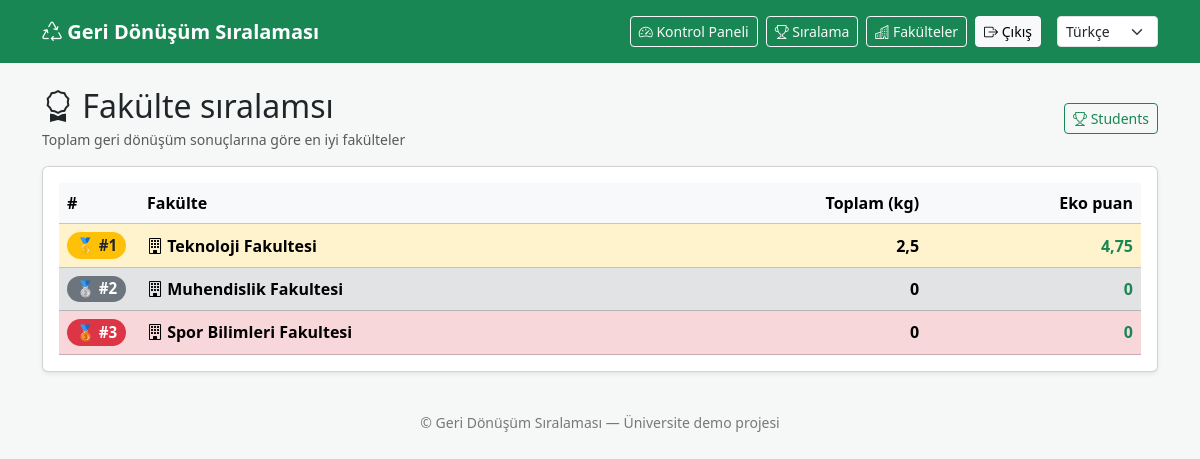
The page /faculties/ (signed in) on the database as committed earlier.
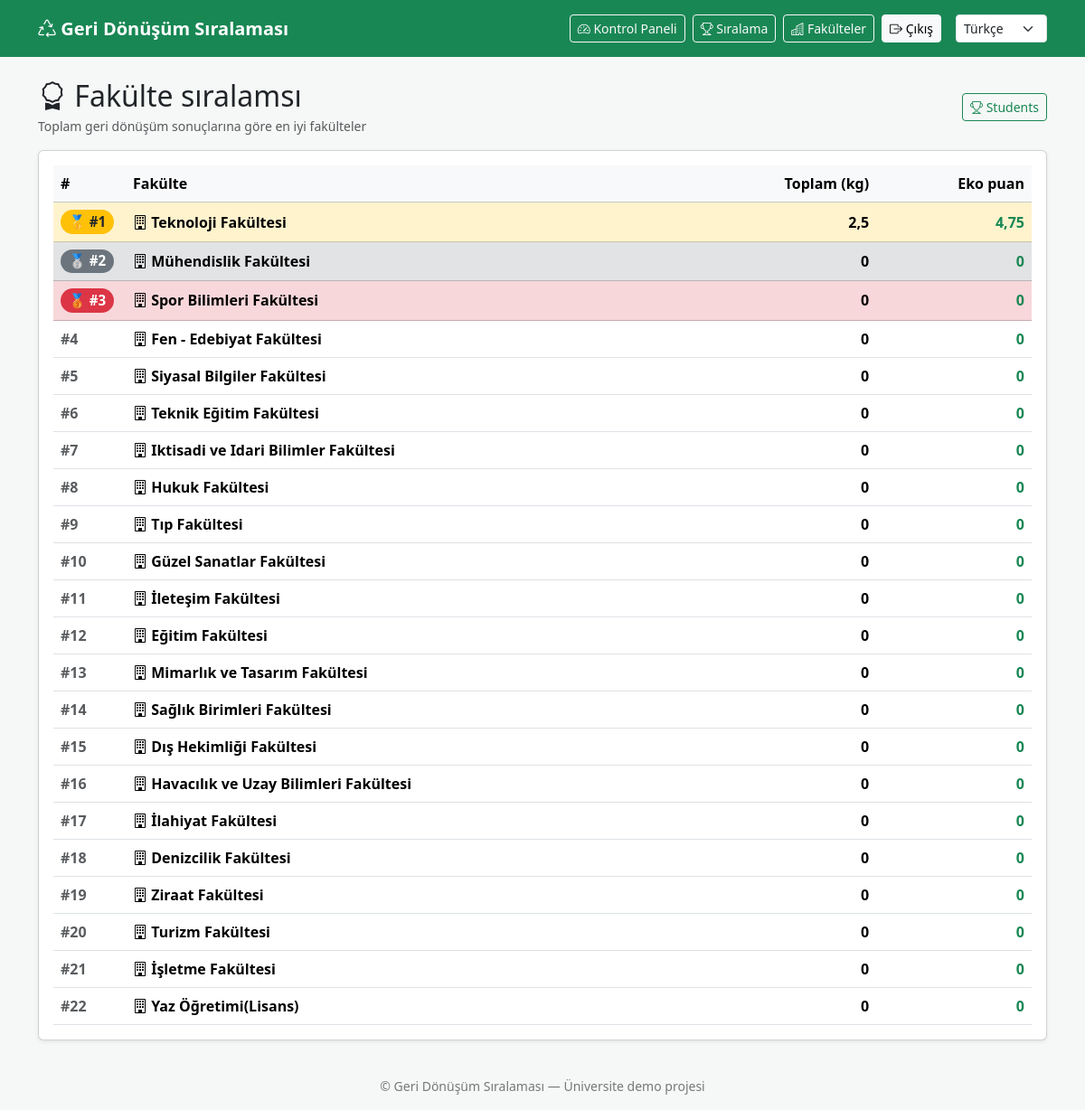
The same page on the database as committed later.
### core/models.py (models this page shows, shortened)
class Faculty(models.Model):
    name = models.CharField(max_length=120, unique=True)

### core/views.py (the view)
# urls.py: path("faculties/", leaderboard_faculties_view, name="leaderboard_faculties"),
@login_required
def leaderboard_faculties_view(request):
    faculties = Faculty.objects.all()
    data = []
    for faculty in faculties:
        qs = WasteEntry.objects.filter(user__profile__faculty=faculty)
        total_kg = qs.aggregate(total=Sum("weight_kg"))["total"] or 0
        by_cat = qs.values("category").annotate(total=Sum("weight_kg"))
        eco_score = 0
        for row in by_cat:
            eco_score += (row["total"] or 0) * coef(row["category"])
        data.append({
            "faculty": faculty,
            "total_kg": total_kg,
            "eco_score": eco_score,
        })
    data.sort(key=lambda x: (x["eco_score"], x["total_kg"]), reverse=True)
    return render(
        request,
        "core/leaderboard_faculties.html",
        {"rows": data},
    )

### core/services.py (called while the page is built)
def coef(category: str) -> Decimal:
    return COEFFICIENTS.get(category, Decimal("1.0"))

### core/templates/core/leaderboard_faculties.html
{% extends "core/base.html" %}
{% load i18n %}
{% block content %}
<div class="d-flex justify-content-between align-items-center mb-3">
  <div>
    <h2 class="mb-1"><i class="bi bi-award"></i> {% trans "Faculty leaderboard" %}</h2>
    <div class="text-muted small">{% trans "Top faculties by total recycling results." %}</div>
  </div>
  <a class="btn btn-outline-success btn-sm" href="/leaderboard/">
    <i class="bi bi-trophy"></i> {% trans "Students" %}
  </a>
</div>
<div class="card shadow-sm">
  <div class="card-body">
    <div class="table-responsive">
      <table class="table table-hover align-middle mb-0">
        <thead class="table-light">
          <tr>
            <th style="width:80px;">#</th>
            <th>{% trans "Faculty" %}</th>
            <th class="text-end">{% trans "Total (kg)" %}</th>
            <th class="text-end">{% trans "Eco-score" %}</th>
          </tr>
        </thead>
        <tbody>
          {% for r in rows %}
          <tr class="{% if forloop.counter == 1 %}table-warning{% elif forloop.counter == 2 %}table-secondary{% elif forloop.counter == 3 %}table-danger{% endif %}">
            <td>
              {% if forloop.counter == 1 %}
                <span class="badge bg-warning text-dark badge-medal">🥇 #1</span>
              {% elif forloop.counter == 2 %}
                <span class="badge bg-secondary badge-medal">🥈 #2</span>
              {% elif forloop.counter == 3 %}
                <span class="badge bg-danger badge-medal">🥉 #3</span>
              {% else %}
                <span class="text-muted fw-semibold">#{{ forloop.counter }}</span>
              {% endif %}
            </td>
            <td>
              <div class="fw-semibold">
                <i class="bi bi-building"></i> {{ r.faculty.name }}
              </div>
            </td>
            <td class="text-end">
              <span class="fw-semibold">{{ r.total_kg }}</span>
            </td>
            <td class="text-end">
              <span class="fw-bold text-success">{{ r.eco_score }}</span>
            </td>
          </tr>
          {% empty %}
          <tr>
            <td colspan="4" class="text-muted">{% trans "No data" %}</td>
          </tr>
          {% endfor %}
        </tbody>
      </table>
    </div>
  </div>
</div>
{% endblock %}

### core/templates/core/base.html (shortened to what this page needs)
{% load i18n %}
<!DOCTYPE html>
<html lang="{{ LANGUAGE_CODE }}">
<head>
    <link href="https://cdn.jsdelivr.net/npm/bootstrap@5.3.2/dist/css/bootstrap.min.css" rel="stylesheet">
    <link rel="stylesheet" href="https://cdn.jsdelivr.net/npm/bootstrap-icons@1.11.3/font/bootstrap-icons.min.css">
</head>
<body>
<nav class="navbar navbar-expand-lg navbar-dark bg-success">
    <div class="container">
        <a class="navbar-brand" href="/">
            <i class="bi bi-recycle"></i> {% trans "Recycle Rank" %}
        </a>
        <div class="collapse navbar-collapse" id="mainNavbar">
            <div class="ms-auto d-flex flex-wrap align-items-center gap-2 py-2">
                {% if user.is_authenticated %}
                    <a class="btn btn-outline-light btn-sm" href="/dashboard/">
                        <i class="bi bi-speedometer2"></i> {% trans "Dashboard" %}
                    </a>
                    <a class="btn btn-outline-light btn-sm" href="/leaderboard/">
                        <i class="bi bi-trophy"></i> {% trans "Leaderboard" %}
                    </a>
                    <a class="btn btn-outline-light btn-sm" href="/faculties/">
                        <i class="bi bi-buildings"></i> {% trans "Faculties" %}
                    </a>
                    <form method="post" action="/logout/" class="d-inline">
                        <button class="btn btn-light btn-sm">
                            <i class="bi bi-box-arrow-right"></i> {% trans "Logout" %}
                        </button>
                    </form>
                {% endif %}
                {% get_current_language as CURRENT_LANGUAGE %}
                <form action="{% url 'set_language' %}" method="post" class="ms-2">
                    <select name="language"
                            class="form-select form-select-sm"
                            onchange="this.form.submit()">
                        <option value="tr" {% if CURRENT_LANGUAGE == "tr" %}selected{% endif %}>Türkçe</option>
                    </select>
                </form>
            </div>
        </div>
    </div>
</nav>
<div class="container py-4">
    {% block content %}{% endblock %}
</div>
<footer class="text-center py-3">
    © {% trans "Recycle Rank" %} — {% trans "University demo project" %}
</footer>
</body>
</html>

### core/templates/core/base.html (style rules this page uses)
body { background-color: #f6f8f7; }
.navbar-brand { font-weight: 700; }
.card { transition: transform .15s ease, box-shadow .15s ease; }
.table-hover tbody tr { transition: background-color .12s ease; }
.badge-medal { font-size: .95rem; padding: .35rem .55rem; border-radius: 999px; }
footer { font-size: 14px; color: #777; }

Rows that differ between the two databases and show on the page:
changed Faculty: faculty.name "Teknoloji Fakultesi" → "Teknoloji Fakültesi"
changed Faculty: faculty.name "Muhendislik Fakultesi" → "Mühendislik Fakültesi"
changed Faculty: faculty.name "Spor Bilimleri Fakultesi" → "Spor Bilimleri Fakültesi"
added Faculty: faculty.name "Fen - Edebiyat Fakültesi", total_kg "0", eco_score "0"
added Faculty: faculty.name "Siyasal Bilgiler Fakültesi", total_kg "0", eco_score "0"
added Faculty: faculty.name "Teknik Eğitim Fakültesi", total_kg "0", eco_score "0"
added Faculty: faculty.name "Iktisadi ve Idari Bilimler Fakültesi", total_kg "0", eco_score "0"
added Faculty: faculty.name "Hukuk Fakültesi", total_kg "0", eco_score "0"
added Faculty: faculty.name "Tıp Fakültesi", total_kg "0", eco_score "0"
added Faculty: faculty.name "Güzel Sanatlar Fakültesi", total_kg "0", eco_score "0"
added Faculty: faculty.name "İleteşim Fakültesi", total_kg "0", eco_score "0"
added Faculty: faculty.name "Eğitim Fakültesi", total_kg "0", eco_score "0"
added Faculty: faculty.name "Mimarlık ve Tasarım Fakültesi", total_kg "0", eco_score "0"
added Faculty: faculty.name "Sağlık Birimleri Fakültesi", total_kg "0", eco_score "0"
added Faculty: faculty.name "Dış Hekimliği Fakültesi", total_kg "0", eco_score "0"
added Faculty: faculty.name "Havacılık ve Uzay Bilimleri Fakültesi", total_kg "0", eco_score "0"
added Faculty: faculty.name "İlahiyat Fakültesi", total_kg "0", eco_score "0"
added Faculty: faculty.name "Denizcilik Fakültesi", total_kg "0", eco_score "0"
added Faculty: faculty.name "Ziraat Fakültesi", total_kg "0", eco_score "0"
added Faculty: faculty.name "Turizm Fakültesi", total_kg "0", eco_score "0"
added Faculty: faculty.name "İşletme Fakültesi", total_kg "0", eco_score "0"
added Faculty: faculty.name "Yaz Öğretimi(Lisans)", total_kg "0", eco_score "0"
